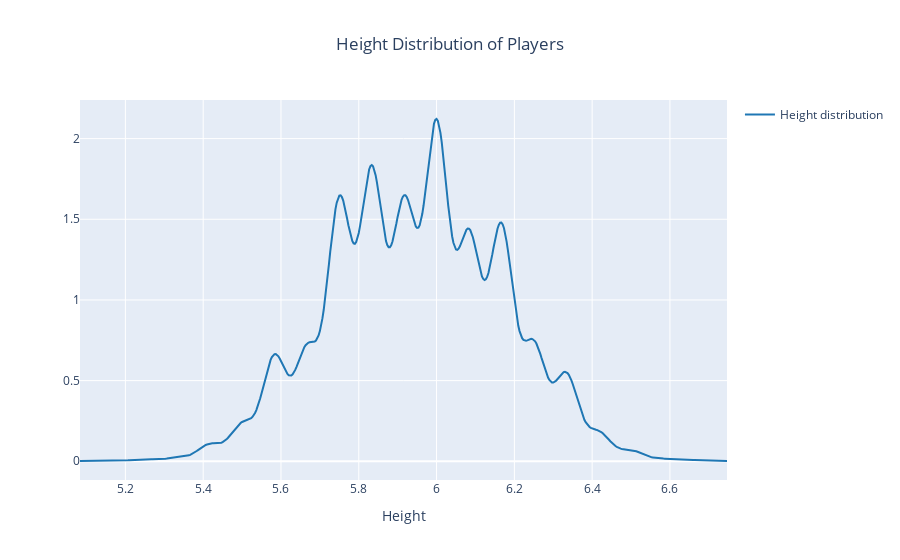

Notebook cell for this chart:
### Markdown cell above
### Distribution of Height

### Code cell
# Create the distribution plot
fig = ff.create_distplot([df['Height'].tolist()], group_labels=['Height distribution'], show_hist=False, show_rug=False)

# Add title and axis labels
fig.update_layout(
    title_text='Height Distribution of Players', 
    title_x=0.5,
    xaxis_title='Height'
)

# Show the plot
fig.show()

### Figure 1 — Plotly figure (JSON) as saved in the notebook; plotly's stock layout.template omitted (floating-point values rounded to 4 significant figures; data arrays with more than 128 entries replaced by an {"elided": "..."} marker saying what was removed)
{"data": [{"legendgroup": "Height distribution", "marker": {"color": "rgb(31, 119, 180)"}, "mode": "lines", "name": "Height distribution", "showlegend": true, "type": "scatter", "x": {"elided": "500 float values"}, "xaxis": "x", "y": {"elided": "500 float values"}, "yaxis": "y"}], "layout": {"autosize": true, "barmode": "overlay", "hovermode": "closest", "legend": {"traceorder": "reversed"}, "title": {"text": "Height Distribution of Players", "x": 0.5}, "xaxis": {"anchor": "y2", "autorange": true, "domain": [0, 1], "range": [5.083, 6.747], "title": {"text": "Height"}, "type": "linear", "zeroline": false}, "yaxis": {"anchor": "free", "autorange": true, "domain": [0, 1], "position": 0, "range": [-0.1161, 2.239], "type": "linear"}}}
